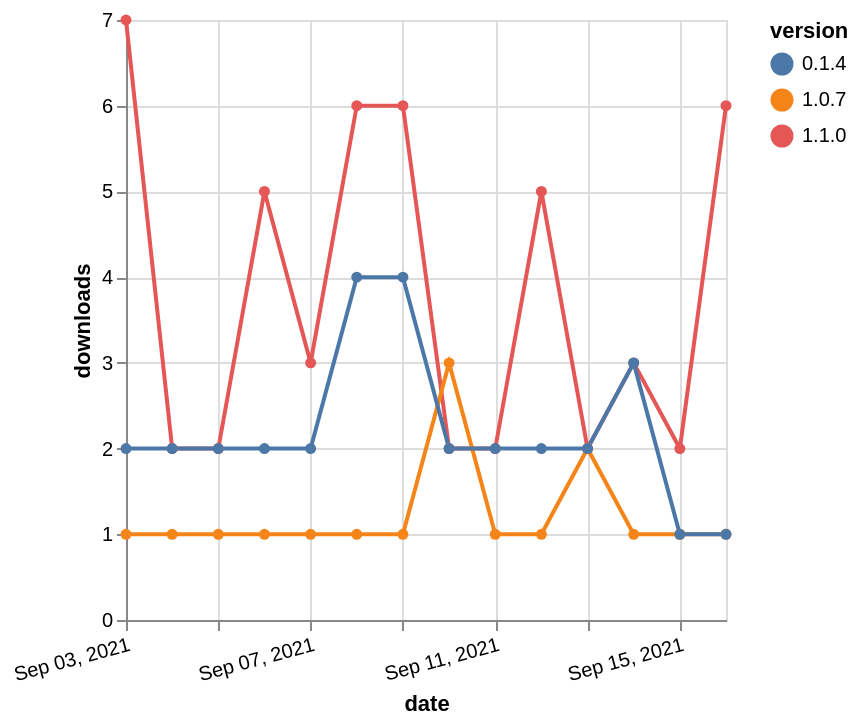

Specify this chart in Vega-Lite:
### Vega-Lite specification from a JSON file in a GitHub repository (floating-point values rounded to 4 significant figures)
{"$schema": "https://vega.github.io/schema/vega-lite/v5.json", "description": "A simple bar chart with embedded data.", "data": {"values": [{"date": "2021-09-03", "total": 1052, "delta": 7, "version": "1.1.0"}, {"date": "2021-09-04", "total": 1054, "delta": 2, "version": "1.1.0"}, {"date": "2021-09-05", "total": 1056, "delta": 2, "version": "1.1.0"}, {"date": "2021-09-06", "total": 1061, "delta": 5, "version": "1.1.0"}, {"date": "2021-09-07", "total": 1064, "delta": 3, "version": "1.1.0"}, {"date": "2021-09-08", "total": 1070, "delta": 6, "version": "1.1.0"}, {"date": "2021-09-09", "total": 1076, "delta": 6, "version": "1.1.0"}, {"date": "2021-09-10", "total": 1078, "delta": 2, "version": "1.1.0"}, {"date": "2021-09-11", "total": 1080, "delta": 2, "version": "1.1.0"}, {"date": "2021-09-12", "total": 1085, "delta": 5, "version": "1.1.0"}, {"date": "2021-09-13", "total": 1087, "delta": 2, "version": "1.1.0"}, {"date": "2021-09-14", "total": 1090, "delta": 3, "version": "1.1.0"}, {"date": "2021-09-15", "total": 1092, "delta": 2, "version": "1.1.0"}, {"date": "2021-09-16", "total": 1098, "delta": 6, "version": "1.1.0"}, {"date": "2021-09-03", "total": 351, "delta": 1, "version": "1.0.7"}, {"date": "2021-09-04", "total": 352, "delta": 1, "version": "1.0.7"}, {"date": "2021-09-05", "total": 353, "delta": 1, "version": "1.0.7"}, {"date": "2021-09-06", "total": 354, "delta": 1, "version": "1.0.7"}, {"date": "2021-09-07", "total": 355, "delta": 1, "version": "1.0.7"}, {"date": "2021-09-08", "total": 356, "delta": 1, "version": "1.0.7"}, {"date": "2021-09-09", "total": 357, "delta": 1, "version": "1.0.7"}, {"date": "2021-09-10", "total": 360, "delta": 3, "version": "1.0.7"}, {"date": "2021-09-11", "total": 361, "delta": 1, "version": "1.0.7"}, {"date": "2021-09-12", "total": 362, "delta": 1, "version": "1.0.7"}, {"date": "2021-09-13", "total": 364, "delta": 2, "version": "1.0.7"}, {"date": "2021-09-14", "total": 365, "delta": 1, "version": "1.0.7"}, {"date": "2021-09-15", "total": 366, "delta": 1, "version": "1.0.7"}, {"date": "2021-09-16", "total": 367, "delta": 1, "version": "1.0.7"}, {"date": "2021-09-03", "total": 2538, "delta": 2, "version": "0.1.4"}, {"date": "2021-09-04", "total": 2540, "delta": 2, "version": "0.1.4"}, {"date": "2021-09-05", "total": 2542, "delta": 2, "version": "0.1.4"}, {"date": "2021-09-06", "total": 2544, "delta": 2, "version": "0.1.4"}, {"date": "2021-09-07", "total": 2546, "delta": 2, "version": "0.1.4"}, {"date": "2021-09-08", "total": 2550, "delta": 4, "version": "0.1.4"}, {"date": "2021-09-09", "total": 2554, "delta": 4, "version": "0.1.4"}, {"date": "2021-09-10", "total": 2556, "delta": 2, "version": "0.1.4"}, {"date": "2021-09-11", "total": 2558, "delta": 2, "version": "0.1.4"}, {"date": "2021-09-12", "total": 2560, "delta": 2, "version": "0.1.4"}, {"date": "2021-09-13", "total": 2562, "delta": 2, "version": "0.1.4"}, {"date": "2021-09-14", "total": 2565, "delta": 3, "version": "0.1.4"}, {"date": "2021-09-15", "total": 2566, "delta": 1, "version": "0.1.4"}, {"date": "2021-09-16", "total": 2567, "delta": 1, "version": "0.1.4"}]}, "width": "container", "mark": {"type": "line", "point": {"filled": true}}, "encoding": {"x": {"field": "date", "type": "temporal", "timeUnit": "yearmonthdate", "title": "date", "axis": {"labelAngle": -15}}, "y": {"field": "delta", "type": "quantitative", "title": "downloads"}, "color": {"field": "version", "type": "nominal"}, "tooltip": {"field": "delta"}}}
